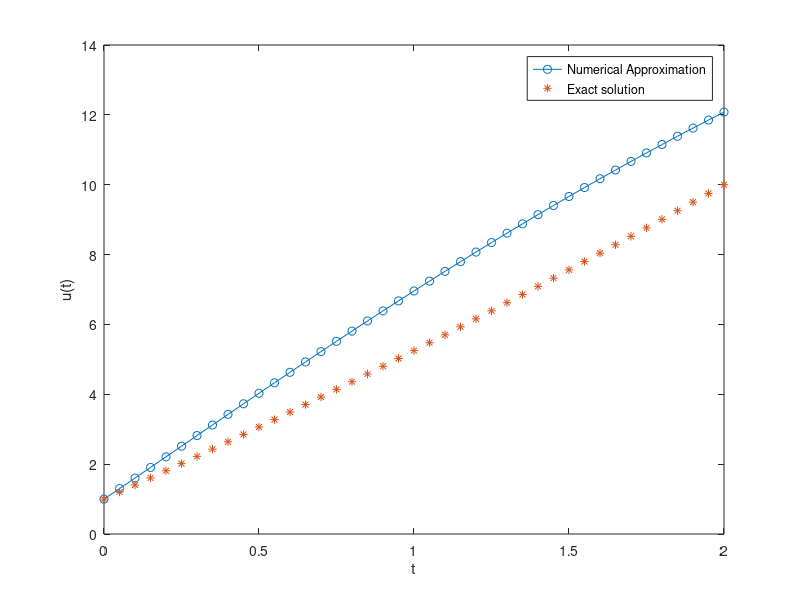

MATLAB code for this plot:
%Forward Euler Method
clear all;
format long;
% Define the differential equation and initial condition
f = @(u,t) 2 + sqrt(u) - 2*t + 3;
u0 = 1;

% Define the time step size and time interval
dt = 0.05;
N = length(0:dt:2);
t = linspace(0,2,N);
u = zeros(size(t));
u(1) = u0;

% Using fordward Euler's Method
for n = 1:N-1
    tn = t(n);
    un = u(n);
    
    un1 = un+ dt*f(un, tn);
    u(n+1) = un1;

end

% Plot the numerical solution and the exact solution
exact_sol = 1 + 4*t + t.^2/4;
plot(t, u, '-o', t, exact_sol, '*');
legend('Numerical Approximation', 'Exact solution');
xlabel('t')
ylabel('u(t)')